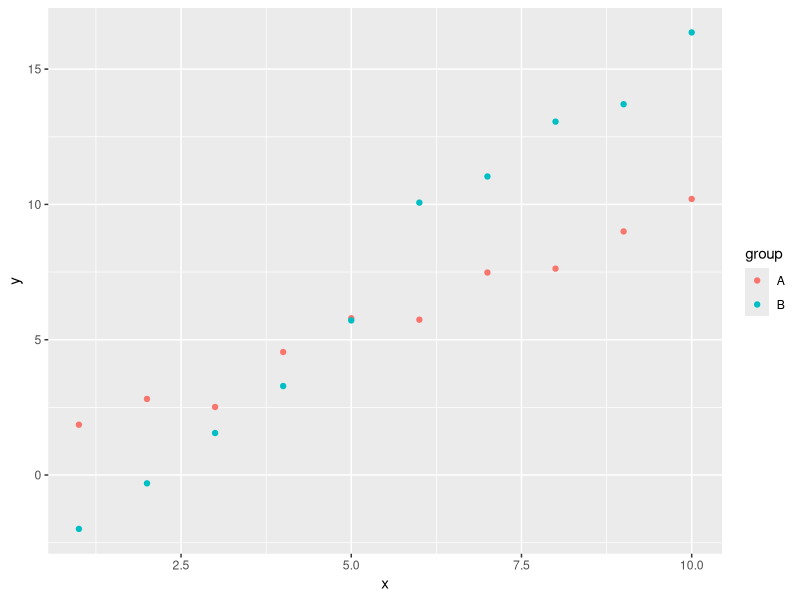
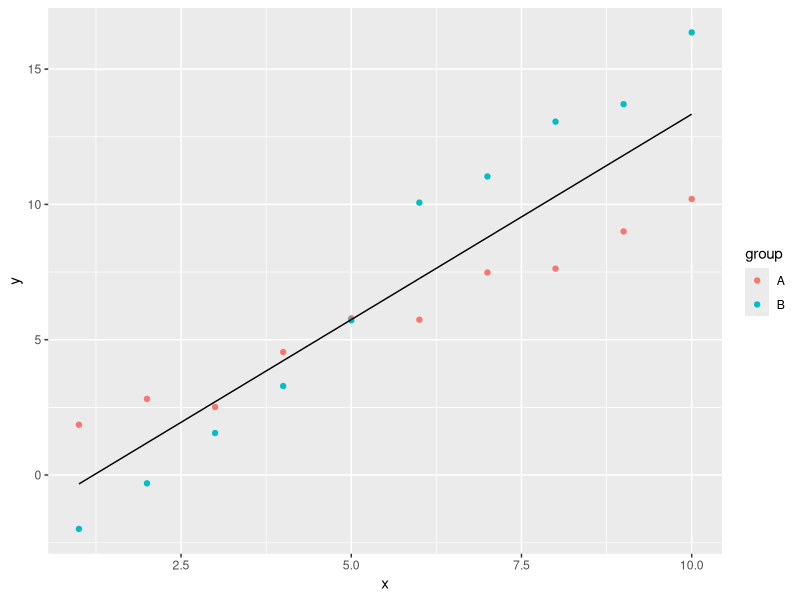
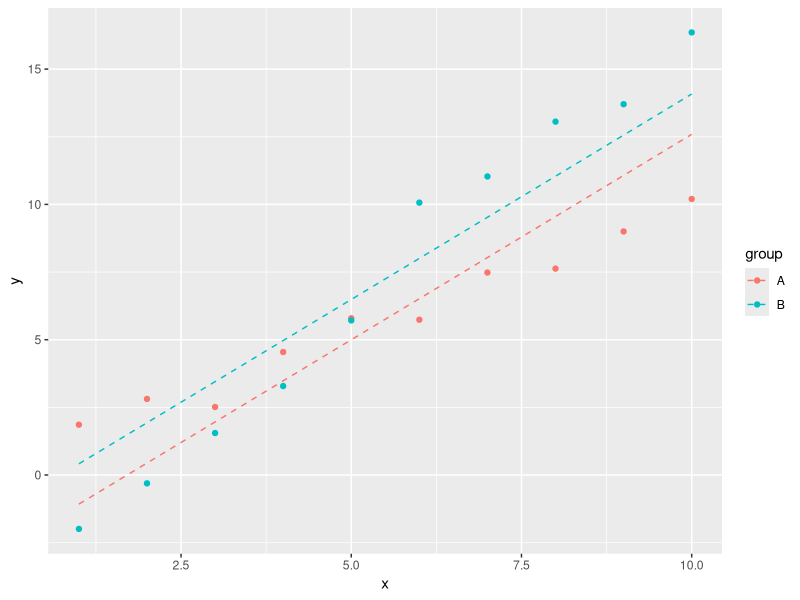
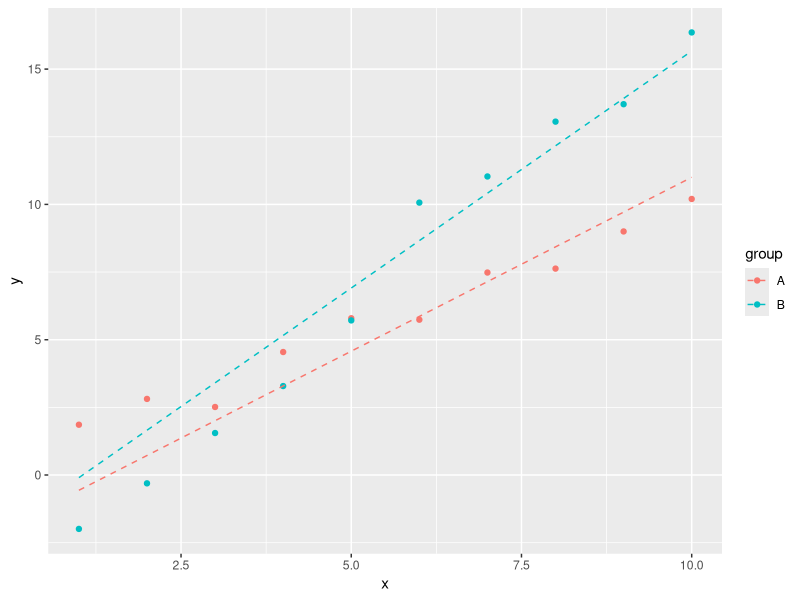
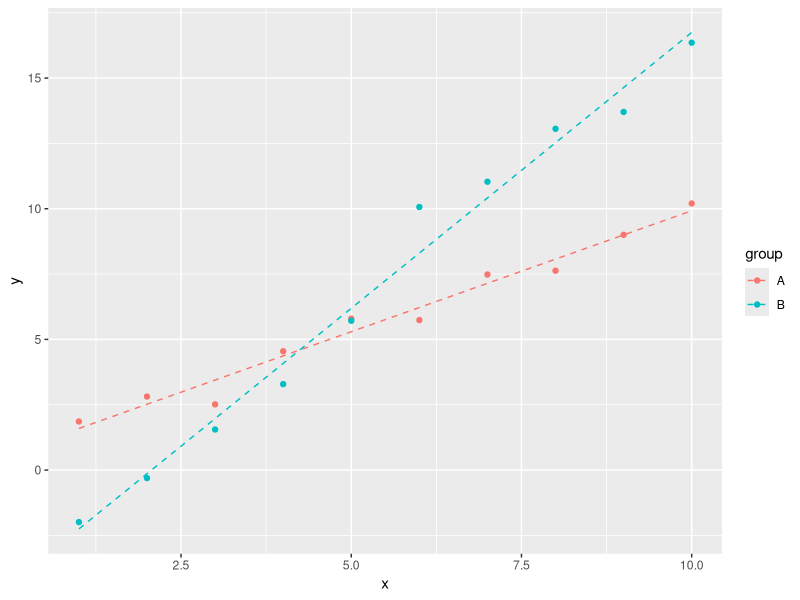

Source code (R) for these figures, in order:
## ---- chunk 1
knitr::opts_chunk$set(echo = TRUE)
## ---- chunk 2
# Generate some fake data
dat1 <- data.frame(group = "A",
                   x = 1:10,
                   y = 1:10 + rnorm(10))
dat2 <- data.frame(group = "B",
                   x = 1:10,
                   y = 1:10 * 2 + rnorm(10) - 3)

dat <- rbind(dat1, dat2)

library(ggplot2)
ggplot(dat, aes(x, y, color = group)) + geom_point()
## ---- chunk 3
m1 <- lm(y ~ x, data = dat)
summary(m1)

dat$m1 <- predict(m1)
ggplot(dat, aes(x, y, color = group)) + geom_point() +
  geom_line(aes(y = m1), color = "black")
## ---- chunk 4
m2 <- lm(y ~ x + group, data = dat)
summary(m2)

dat$m2 <- predict(m2)
ggplot(dat, aes(x, y, color = group)) + geom_point() +
  geom_line(aes(y = m2), linetype = 2)
## ---- chunk 5
m3 <- lm(y ~ x : group, data = dat)
summary(m3)

dat$m3 <- predict(m3)
ggplot(dat, aes(x, y, color = group)) + geom_point() +
  geom_line(aes(y = m3), linetype = 2)
## ---- chunk 6
m4 <- lm(y ~ x * group, data = dat)
summary(m4)

dat$m4 <- predict(m4)
ggplot(dat, aes(x, y, color = group)) + geom_point() +
  geom_line(aes(y = m4), linetype = 2)
